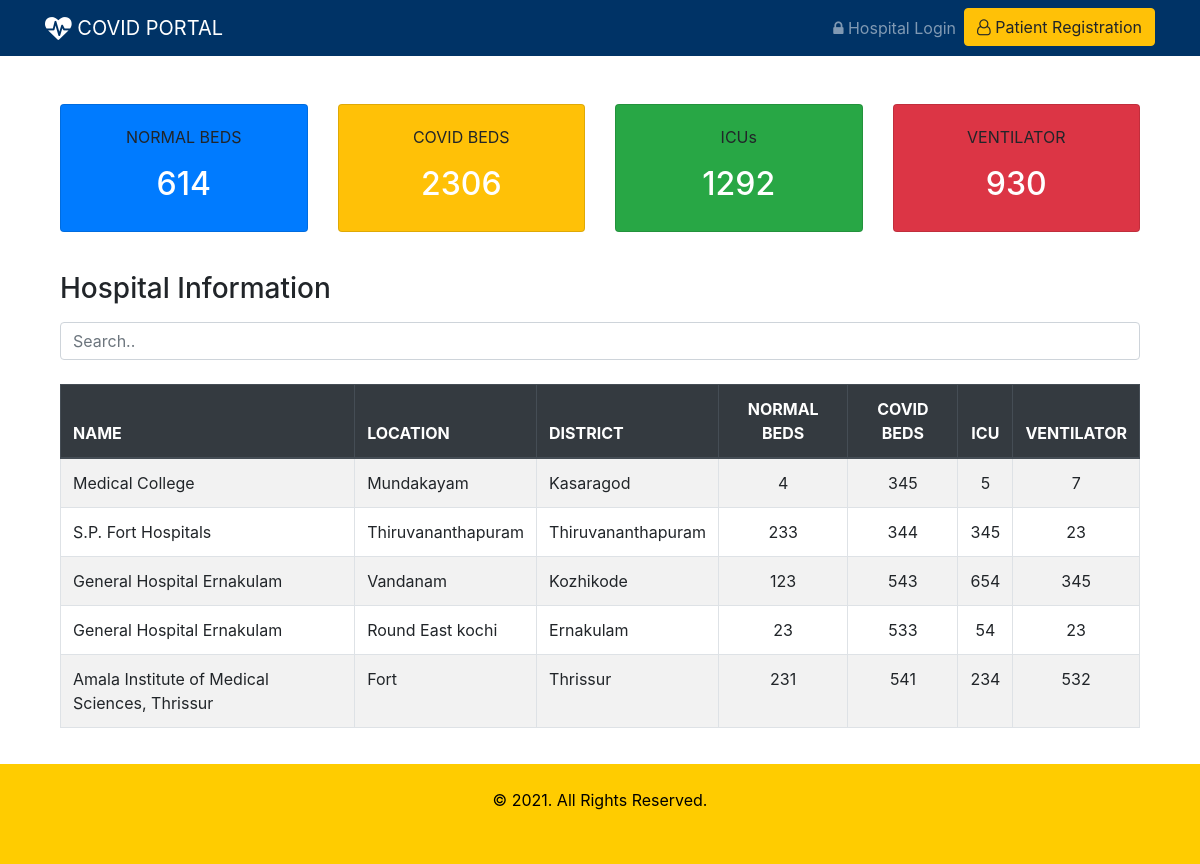
/beds/, run on the app's committed database.
### beds/models.py (models this page shows, shortened)
class Hospital(models.Model):
    sc = (
    ('gov', 'Government'),
    ('prv', 'Private')
    )
    name = models.CharField(max_length=50)
    location = models.CharField(max_length=50)
    district = models.CharField(max_length=2, choices=dt)
    phone = models.CharField(max_length=12)
    sector = models.CharField(max_length=3, choices=sc)
    covid_beds = models.IntegerField()
    normal_beds = models.IntegerField()
    icu_beds = models.IntegerField()
    ventilator = models.IntegerField()
    user = models.OneToOneField(User, on_delete=models.CASCADE, blank=True, null=True)

### beds/views.py (the view)
# urls.py: path('', views.index, name='index'),
def index(request):
    normal_beds = Hospital.objects.aggregate(total=Sum('normal_beds'))
    covid_beds = Hospital.objects.aggregate(total=Sum('covid_beds'))
    icu = Hospital.objects.aggregate(total=Sum('icu_beds'))
    ventilator = Hospital.objects.aggregate(total=Sum('ventilator'))
    page = request.GET.get('page', 1)
    hospital_list = Hospital.objects.all()
    paginator = Paginator(hospital_list, 5)
    try:
        hospitals = paginator.page(page)
    except PageNotAnInteger:
        hospitals = paginator.page(1)
    except EmptyPage:
        hospitals = paginator.page(paginator.num_pages)
    context = {
        'normal_beds': normal_beds,
        'covid_beds': covid_beds,
        'icu': icu,
        'ventilator': ventilator,
        'hospitals': hospitals
    }
    return render(request, 'beds/summary.html', context)

### beds/templates/beds/summary.html (shortened to what this page needs)
{% extends 'beds/index.html' %}
{% block content %}
<div class="container mt-4 pt-4 pb-4">
  <div class="card-deck">
    <div class="card bg-primary">
      <div class="card-body text-center">
        <p class="card-text">NORMAL BEDS</p>
        <h2 class="text-white">{{ normal_beds.total }}</h2>
      </div>
    </div>
    <div class="card bg-warning">
      <div class="card-body text-center">
        <p class="card-text">COVID BEDS</p>
        <h2 class="text-white">{{ covid_beds.total }}</h2>
      </div>
    </div>
    <div class="card bg-success">
      <div class="card-body text-center">
        <p class="card-text">ICUs</p>
        <h2 class="text-white">{{ icu.total }}</h2>
      </div>
    </div>
    <div class="card bg-danger">
      <div class="card-body text-center">
        <p class="card-text">VENTILATOR</p>
        <h2 class="text-white">{{ ventilator.total }}</h2>
      </div>
    </div>
  </div>
</div>
<div class="container mt-3">
  <h3 class="mb-3">Hospital Information</h3>
  <input class="form-control" id="myInput" type="text" placeholder="Search..">
  <br>
  <table class="table table-bordered table-striped table-hover">
    <thead class="thead-dark">
      <tr>
        <th>NAME</th>
        <th>LOCATION</th>
        <th>DISTRICT</th>
        <th class="text-center">NORMAL BEDS</th>
        <th class="text-center">COVID BEDS</th>
        <th class="text-center">ICU</th>
        <th class="text-center">VENTILATOR</th>
      </tr>
    </thead>
    <tbody id="myTable">
      {% for hospital in hospitals %}
        <tr>
          <td>{{ hospital.name }}</td>
          <td>{{ hospital.location}}</td>
          <td>{{ hospital.get_district_display}}</td>
          <td class="text-center">{{ hospital.normal_beds}}</td>
          <td class="text-center">{{ hospital.covid_beds}}</td>
          <td class="text-center">{{ hospital.icu_beds}}</td>
          <td class="text-center">{{ hospital.ventilator}}</td>
        </tr>
      {% endfor %}
    </tbody>
  </table>
  <div style="height:120px;"></div>
</div>
{% endblock %}

### beds/templates/beds/index.html (shortened to what this page needs)
{% load static %}
<!DOCTYPE html>
<html lang="en">
<head>
  <link rel="stylesheet" href="https://cdnjs.cloudflare.com/ajax/libs/font-awesome/4.7.0/css/font-awesome.min.css">
  <link rel="stylesheet" href="https://maxcdn.bootstrapcdn.com/bootstrap/4.5.2/css/bootstrap.min.css">
  <link rel="stylesheet" href="{% static 'beds/css/style.css'%}">
</head>
<body>
<nav class="navbar navbar-expand-sm bg-navy navbar-dark">
  <div class="container">
    <a class="navbar-brand" href="#"><i class="fa fa-heartbeat fa-lg"></i> COVID PORTAL</a>
    {% if user.is_authenticated %}
      <ul class="navbar-nav">
        <li class="nav-item">
          <a class="nav-link" href="{% url 'index' %}"><i class="fa fa-home"></i> Home </a>
        </li>
        <li class="nav-item">
          <a class="nav-link" href="{% url 'dashboard' %}"><i class="fa fa-dashboard"></i> Dashboard </a>
        </li>
       <li class="nav-item dropdown">
         <a class="nav-link dropdown-toggle" href="#" id="navbardrop" data-toggle="dropdown">
           <i class="fa fa-user-circle"></i> {{ user.username }}
         </a>
         <div class="dropdown-menu">
           <a class="dropdown-item" href="{% url 'logout' %}">Logout</a>
         </div>
       </li>
      </ul>
    {% else %}
    <ul class="navbar-nav">
      <li class="nav-item">
        <a class="nav-link" href="{% url 'login' %}"><i class="fa fa-lock"></i> Hospital Login</a>
      </li>
      <li class="nav-item">
        <a class="btn btn-warning" href="{% url 'patient_reg' %}"><i class="fa fa-user-o"></i> Patient Registration</a>
      </li>
    </ul>
    {% endif %}
  </div>
</nav>
<div class="container">
  {% block content %}
  {% endblock %}
</div>
<footer class="footer" style="position:fixed; bottom:0; width:100%;">
  <div class="container-fluid p-4" >
    <p class="text-center"> &copy; 2021. All Rights Reserved.</p>
  </div>
</footer>
</body>
</html>

### beds/static/beds/css/style.css (style rules this page uses)
.bg-navy { background-color: #003366; color: white; }
.footer { background-color: #ffcc00; color: black; height: 100px; }

### data on the page
Hospital: name "Medical College", location "Mundakayam", district "Kasaragod", normal_beds "4", covid_beds "345", icu_beds "5", ventilator "7"
Hospital: name "S.P. Fort Hospitals", location "Thiruvananthapuram", district "Thiruvananthapuram", normal_beds "233", covid_beds "344", icu_beds "345", ventilator "23"
Hospital: name "General Hospital Ernakulam", location "Vandanam", district "Kozhikode", normal_beds "123", covid_beds "543", icu_beds "654", ventilator "345"
Hospital: name "General Hospital Ernakulam", location "Round East kochi", district "Ernakulam", normal_beds "23", covid_beds "533", icu_beds "54", ventilator "23"
Hospital: name "Amala Institute of Medical Sciences, Thrissur", location "Fort", district "Thrissur", normal_beds "231", covid_beds "541", icu_beds "234", ventilator "532"

### other printed values
{{ normal_beds.total }} "614"
{{ covid_beds.total }} "2306"
{{ icu.total }} "1292"
{{ ventilator.total }} "930"
